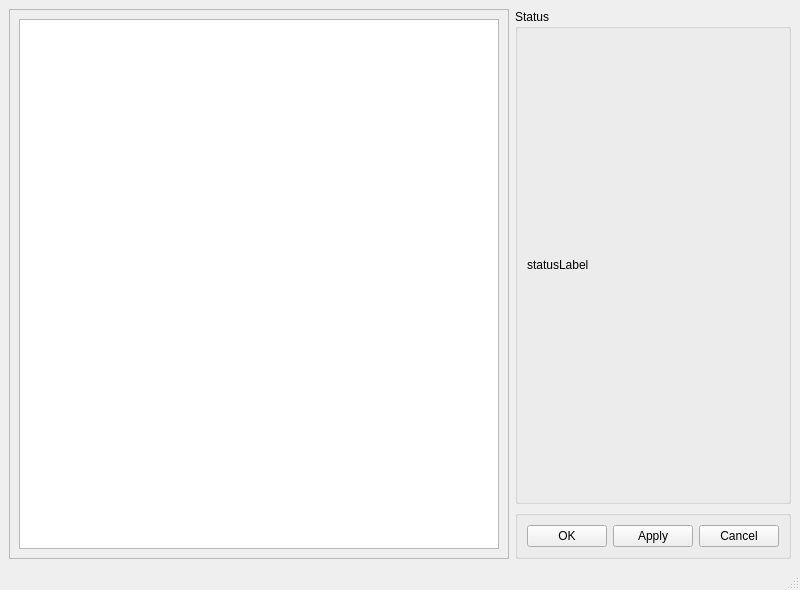
<?xml version="1.0" encoding="UTF-8"?>
<ui version="4.0">
 <class>MainWindow</class>
 <widget class="QMainWindow" name="MainWindow">
  <property name="geometry">
   <rect>
    <x>0</x>
    <y>0</y>
    <width>800</width>
    <height>590</height>
   </rect>
  </property>
  <property name="windowTitle">
   <string>MainWindow</string>
  </property>
  <widget class="QWidget" name="centralwidget">
   <layout class="QHBoxLayout" name="horizontalLayout_2">
    <item>
     <widget class="QScrollArea" name="scrollArea">
      <property name="widgetResizable">
       <bool>true</bool>
      </property>
      <widget class="QWidget" name="scrollAreaWidgetContents">
       <property name="geometry">
        <rect>
         <x>0</x>
         <y>0</y>
         <width>572</width>
         <height>526</height>
        </rect>
       </property>
       <layout class="QVBoxLayout" name="verticalLayout">
        <item>
         <widget class="QListWidget" name="settingsList"/>
        </item>
       </layout>
      </widget>
     </widget>
    </item>
    <item>
     <layout class="QVBoxLayout" name="verticalLayout_3">
      <property name="sizeConstraint">
       <enum>QLayout::SetNoConstraint</enum>
      </property>
      <item>
       <widget class="QGroupBox" name="groupBox">
        <property name="minimumSize">
         <size>
          <width>200</width>
          <height>0</height>
         </size>
        </property>
        <property name="title">
         <string>Status</string>
        </property>
        <layout class="QHBoxLayout" name="horizontalLayout_3">
         <item>
          <widget class="QLabel" name="statusLabel">
           <property name="text">
            <string>statusLabel</string>
           </property>
          </widget>
         </item>
        </layout>
       </widget>
      </item>
      <item>
       <widget class="QGroupBox" name="horizontalGroupBox">
        <property name="minimumSize">
         <size>
          <width>200</width>
          <height>50</height>
         </size>
        </property>
        <property name="maximumSize">
         <size>
          <width>200</width>
          <height>50</height>
         </size>
        </property>
        <layout class="QHBoxLayout" name="horizontalLayout">
         <property name="sizeConstraint">
          <enum>QLayout::SetFixedSize</enum>
         </property>
         <item>
          <widget class="QPushButton" name="okButton">
           <property name="text">
            <string>OK</string>
           </property>
          </widget>
         </item>
         <item>
          <widget class="QPushButton" name="applyButton">
           <property name="text">
            <string>Apply</string>
           </property>
          </widget>
         </item>
         <item>
          <widget class="QPushButton" name="cancelButton">
           <property name="text">
            <string>Cancel</string>
           </property>
          </widget>
         </item>
        </layout>
       </widget>
      </item>
     </layout>
    </item>
   </layout>
  </widget>
  <widget class="QMenuBar" name="menubar">
   <property name="geometry">
    <rect>
     <x>0</x>
     <y>0</y>
     <width>800</width>
     <height>22</height>
    </rect>
   </property>
  </widget>
  <widget class="QStatusBar" name="statusbar"/>
 </widget>
 <resources/>
 <connections/>
</ui>
